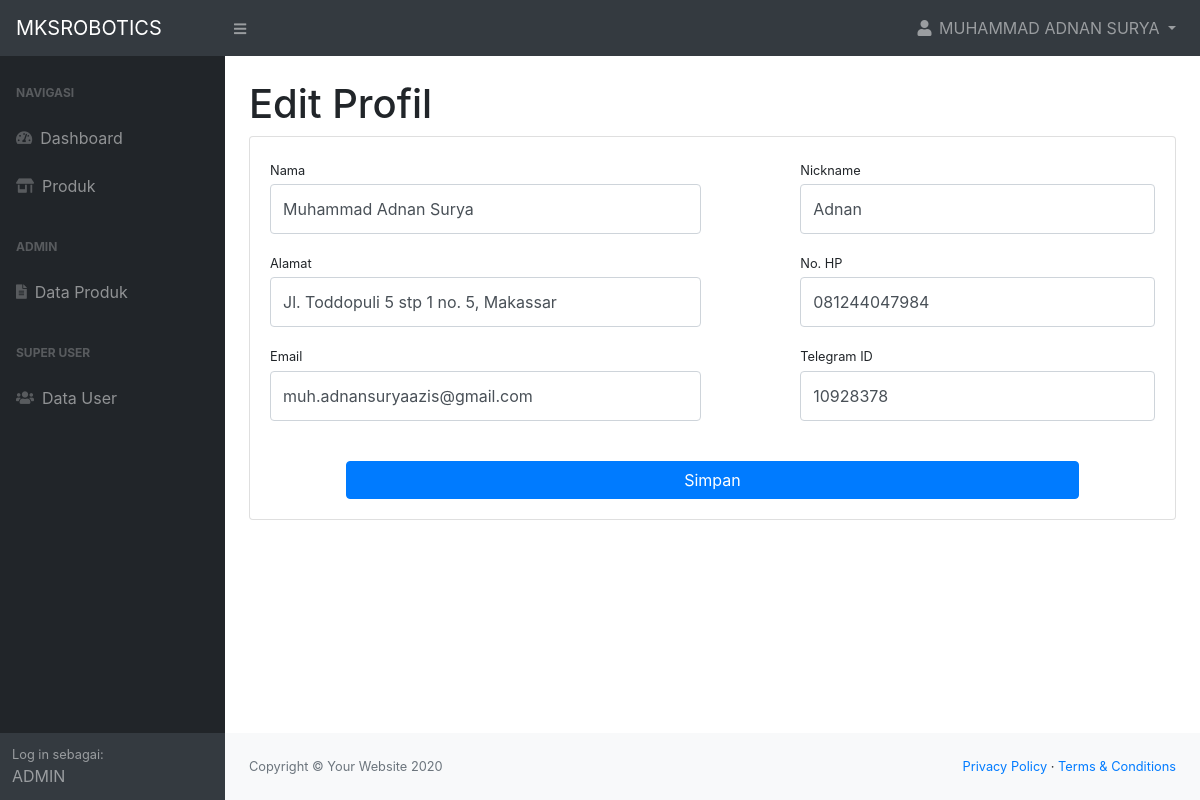
The page /profil.php (signed in) on the database as committed earlier.
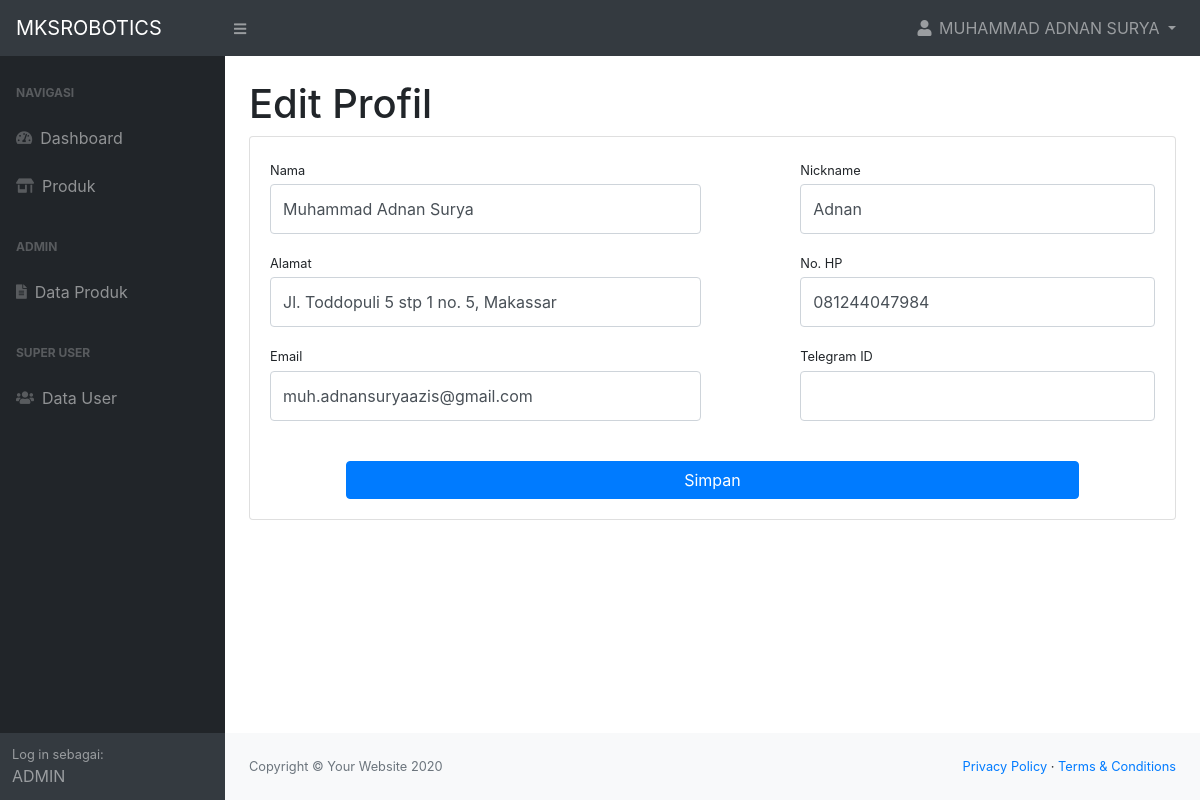
The same page on the database as committed later.
### tables this page shows
CREATE TABLE "user" (
	"user_id"	INTEGER PRIMARY KEY AUTOINCREMENT,
	"username"	TEXT UNIQUE,
	"pass"	TEXT,
	"name"	TEXT,
	"address"	TEXT,
	"email"	TEXT UNIQUE,
	"telegram_id"	TEXT,
	"nickname"	TEXT,
	"role"	TEXT,
	"rolename"	TEXT,
	"hp"	TEXT UNIQUE
);

### access/session.php (called while the page is built, shortened)
<?php
   if(isset($_SESSION['logged_user'])){
    $db = new SQLite3('uploads/mksrobotics.db');
    $user_session = $db->querySingle("SELECT * FROM user WHERE username = '".$_SESSION['logged_user']."'", true);
   }
?>

### profil.php (the view, shortened to what the changed rows need)
<?php
include('access/session.php');
?>
<!DOCTYPE html>
<html lang="en">
    <head>
        <?php include('partials/head.php'); ?>
    </head>
    <body>
        <?php include('partials/topbar.php'); ?>
        <div id="layoutSidenav">
            <?php include('partials/sidebar.php'); ?>
            <div id="layoutSidenav_content">
                <main>
                    <div class="container-fluid">
                        <h1 class="mt-4">Edit Profil</h1>
                        <div class="card mb-4">
                            <div class="card-body">
                                <form action="access/profile_edit.php" method="post">
                                <div class="row">
                                    <div class="col-md-6">
                                        <div class="form-group">
                                            <label class="small mb-1" for="nameTxt">Nama</label>
                                            <input class="form-control py-4" type="text" name="name" value="<?php echo $user_session['name'];?>" required/>
                                        </div>
                                        <div class="form-group">
                                            <label class="small mb-1" for="addressTxt">Alamat</label>
                                            <input class="form-control py-4" type="text" name="address" value="<?php echo $user_session['address'];?>"/>
                                        </div>
                                        <div class="form-group">
                                            <label class="small mb-1" for="emailTxt">Email</label>
                                            <input class="form-control py-4" type="email" name="email" value="<?php echo $user_session['email'];?>" required/>
                                        </div>
                                    </div>
                                    <div class="col-md-5 offset-md-1">
                                        <div class="form-group">
                                            <label class="small mb-1" for="nicknameTxt">Nickname</label>
                                            <input class="form-control py-4" type="text" name="nickname" value="<?php echo $user_session['nickname'];?>" />
                                        </div>
                                        <div class="form-group">
                                            <label class="small mb-1" for="hpTxt">No. HP</label>
                                            <input class="form-control py-4" type="text" name="hp" value="<?php echo $user_session['hp'];?>"/>
                                        </div>
                                        <div class="form-group">
                                            <label class="small mb-1" for="telegramTxt">Telegram ID</label>
                                            <input class="form-control py-4" type="text" name="telegram_id" value="<?php echo $user_session['telegram_id'];?>"/>
                                        </div>
                                    </div>
                                </div>
                                </form>
                            </div>
                        </div>
                    </div>
                </main>
            </div>
        </div>
    </body>
</html>

### partials/topbar.php (shortened to what the changed rows need)
<nav class="sb-topnav navbar navbar-expand navbar-dark bg-dark">
    <?php
          if(isset($_SESSION['logged_user'])){
    ?>
    <ul class="navbar-nav ml-auto ml-md-0 ">
        <li class="nav-item dropdown">
            <a class="nav-link dropdown-toggle" id="userDropdown" href="#" role="button" data-toggle="dropdown" aria-haspopup="true" aria-expanded="false"><i class="fas fa-user fa-fw"></i>
                <?php echo strtoupper($user_session['name']); ?> </a>
        </li>
    </ul>
    <?php } ?>
</nav>

### partials/sidebar.php (shortened to what the changed rows need)
<div id="layoutSidenav_nav">
    <nav class="sb-sidenav accordion sb-sidenav-dark" id="sidenavAccordion">
        <div class="sb-sidenav-menu">
            <div class="nav">
            </div>
        </div>
        <?php
            if(isset($_SESSION['logged_user'])){
        ?>
        <div class="sb-sidenav-footer">
            <div class="small">Log in sebagai:</div>
            <?php echo strtoupper($user_session['rolename']); ?>
        </div>
        <?php
            }
        ?>
    </nav>
</div>

Rows that differ between the two databases and show on the page:
changed user "MUHAMMAD ADNAN SURYA": telegram_id "10928378" → (not shown)
